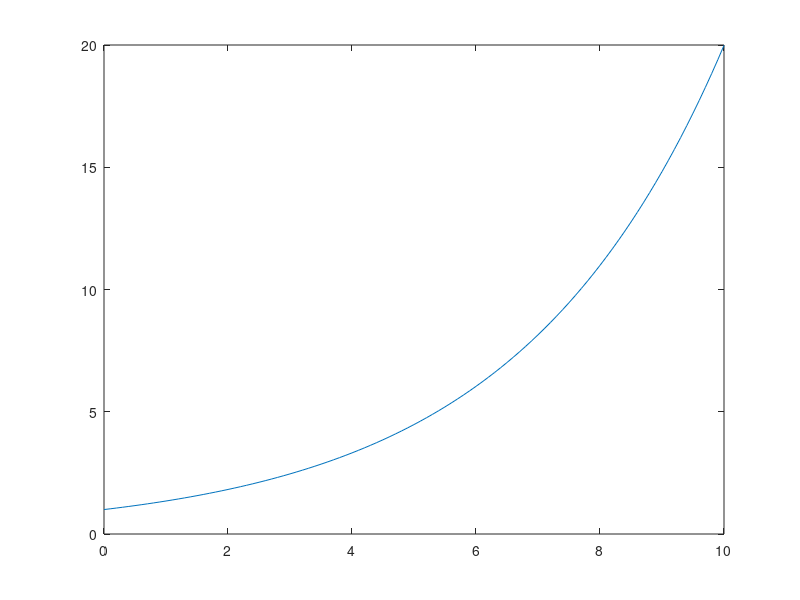

MATLAB code for this plot:
n = 0:0.1:10;
sigma = 0.3;
omega = 0.01;

function x = exponential(n, sigma, omega)
    x = exp((sigma + 1i * omega) * n);
end

x = exponential(n, sigma, omega);
x
plot(real(n),x)
